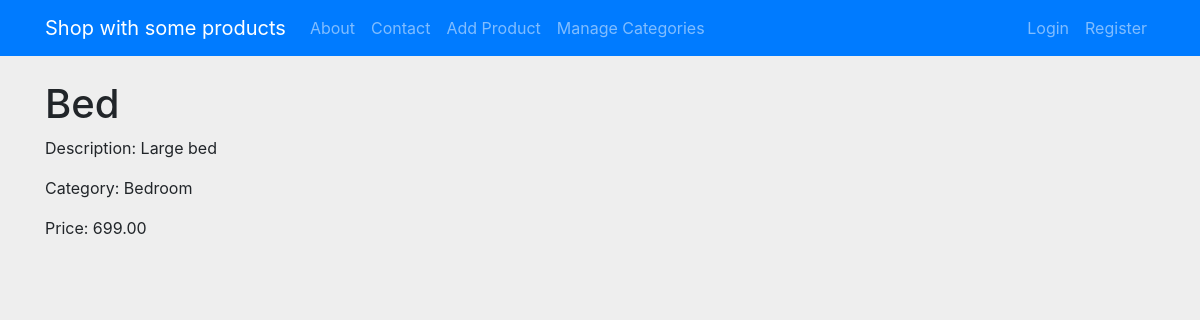
Page /product/15/ on the earlier database version.
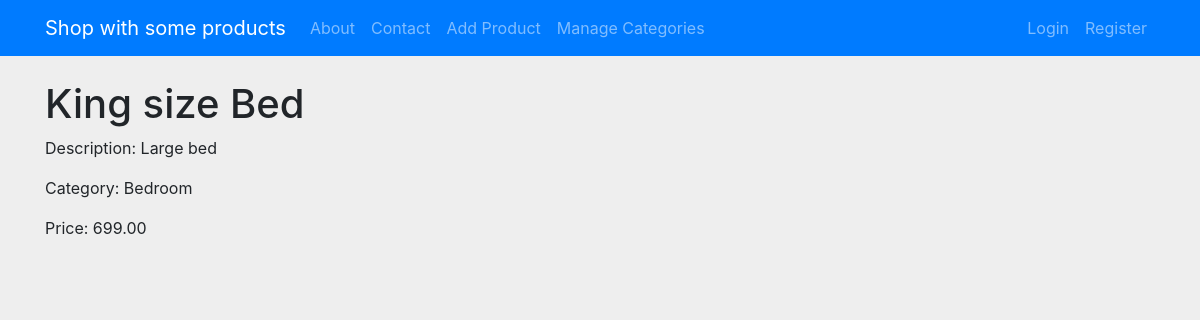
Same page on the later database version.
### products/models.py (models this page shows, shortened)
class Product(models.Model):
    name = models.CharField(max_length=100)
    description = models.TextField()
    product_category = models.ForeignKey(Category, null=True, on_delete=models.SET_NULL)
    price = models.DecimalField(max_digits=5, decimal_places=2)
    image = models.ImageField(default='products_images/default.jpg', upload_to='products_images', null=True, blank=True)

class Category(models.Model):
    name = models.CharField(max_length=100)
    def __str__(self):
        return self.name

### products/views.py (the view)
# urls.py: path('product/<int:pk>/', ProductDetailView.as_view(template_name='products/product_detail.html'), name='product_detail'),
class ProductDetailView(DetailView):
    model = Product

### products/templates/products/product_detail.html
{% extends 'products/main.html' %}
{% block content %}
    <h1>{{ object.name }}</h1>
    <p>Description: {{ object.description }}</p>
    <p>Category: {{ object.product_category }}</p>
    <p>Price: {{ object.price }}</p>
{% endblock %}

Differences in the rows shown:
changed Product "Large bed": name "Bed" → "King size Bed"
